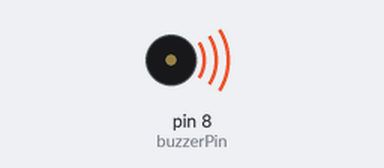
Bench run of a sketch on a simulated Arduino Uno, built with avr-gcc and run on an emulated ATmega328P. Shown: buzzer (waves = sounding).

Above: at 0.5 s.
Timing chart, 0 to 4.6 s (numbered marks = the images above):
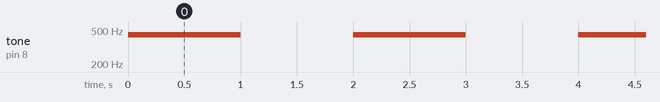

The sketch:

buzzer.ino
```cpp
int buzzerPin = 8;

void setup() {
  pinMode(buzzerPin, OUTPUT);
}

void loop() {
  tone(buzzerPin, 440);
  delay(1000);
  noTone(buzzerPin);
  delay(1000);
}
```

Measured:
- by itself, tone on pin 8 (buzzerPin): alternates 440 Hz for 1.0 s and silent for 1.0 s
